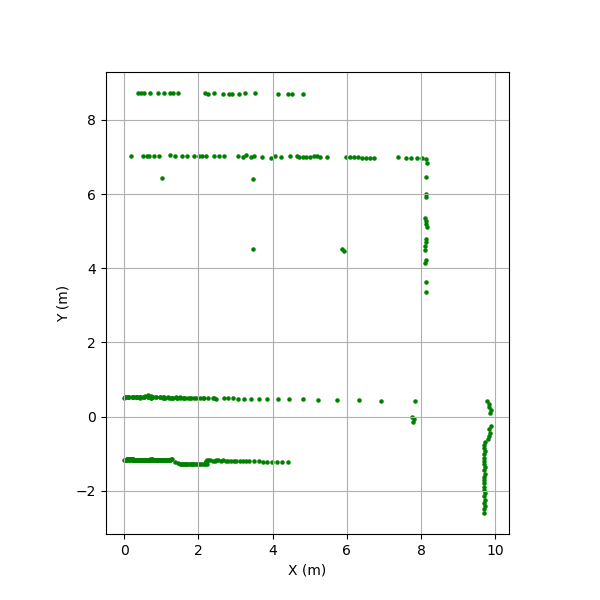

Source code (Python):
import numpy as np
import matplotlib.pyplot as plt

scan = np.loadtxt('/home/nataly/Escritorio/robotica/tp1/laserscan.dat')
angle = np.linspace(-np.pi/2, np.pi/2, np.shape(scan)[0], endpoint=True)

x_lidar = scan * np.cos(angle)
y_lidar = scan * np.sin(angle)

# Graficar 
plt.figure(figsize=(6,6))
plt.scatter(x_lidar, y_lidar, s=5, color='g', label="Mediciones LiDAR")
plt.gca().set_aspect('equal')
plt.xlabel("X (m)")
plt.ylabel("Y (m)")
plt.grid(True)
plt.show()
